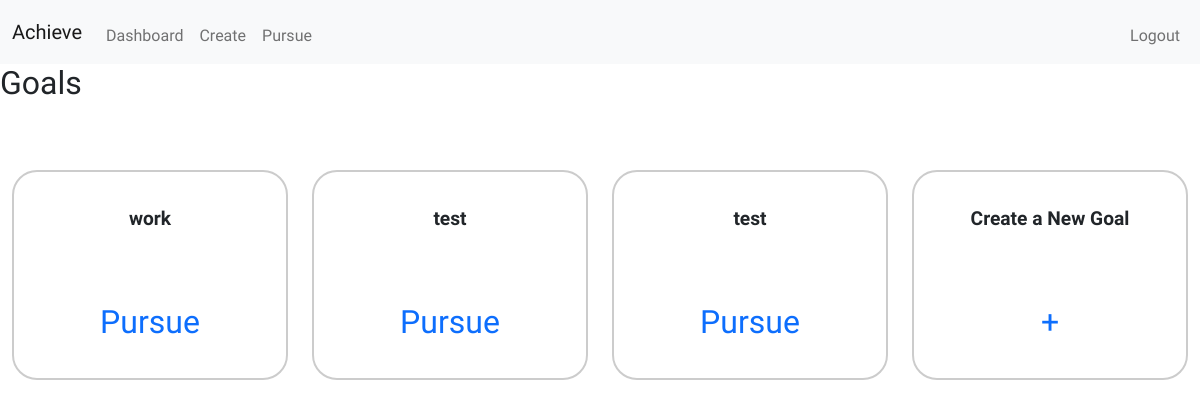
The page /dashboard (signed in) on the database as committed earlier.
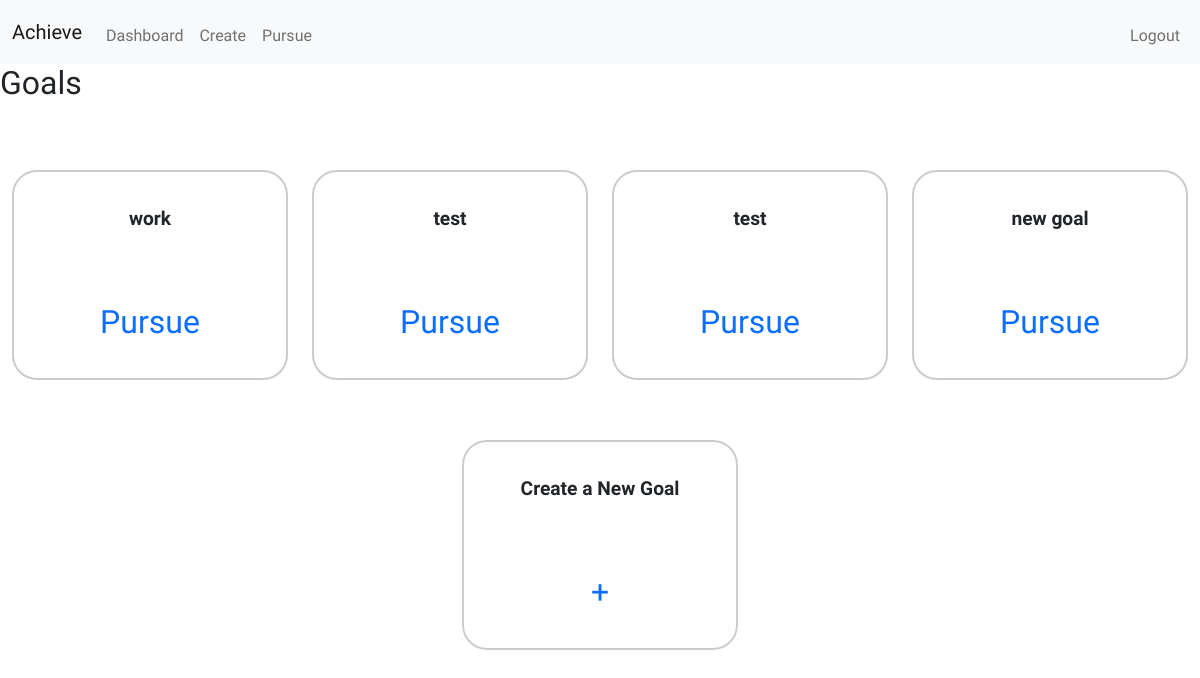
The same page on the database as committed later.
### tables this page shows
CREATE TABLE goal (goal_id INTEGER PRIMARY KEY NOT NULL, goal TEXT NOT NULL, success TEXT NOT NULL, failure TEXT NOT NULL, date_created DATE, deadline DATE, id INTEGER, FOREIGN KEY (id) REFERENCES users(id));

### app.py (the view)
@app.route("/dashboard", methods = ['GET', 'POST'])
def dashboard():
    if session['user_id']:
        rows = db.execute("SELECT goal_id FROM goal WHERE id IN (?)", session["user_id"])
        rows = len(rows)
        goals = db.execute("SELECT goal FROM goal WHERE id IN (?)", session['user_id'])
        return render_template('dashboard.html', rows=rows, goals=goals)
    return redirect('login')

### app.py (called while the page is built)
@app.after_request
def after_request(response):
    response.headers["Cache-Control"] = "no-cache, no-store, must-revalidate"
    response.headers["Expires"] = 0
    response.headers["Pragma"] = "no-cache"
    return response

### templates/dashboard.html (shortened to what this page needs)
{% extends "layout.html" %}
{% block main %}
    <h2>Goals</h2>
    <section class="dashboardContainer">
        {% for i in range(rows) %}
        <section class="dashboardChild">
            <span> {{ goals[i].goal}}</span>
            <a href="/pursue">Pursue</a>
        </section>
        {% endfor %}
        <section class="dashboardChild">
            <span>Create a New Goal</span>
            <a href="/create">+</a>
        </section>
    </section>
{% endblock %}

### templates/layout.html (shortened to what this page needs)
<!DOCTYPE html>
<html lang="en">
    <head>
            <link href="https://cdn.jsdelivr.net/npm/bootstrap@5.2.2/dist/css/bootstrap.min.css" rel="stylesheet">
            <link rel="stylesheet" href="/static/styles.css">
    </head>
    <body>
        <header>
            <nav class="navbar navbar-expand-lg bg-light">
                <div class="container-fluid">
                    <a class="navbar-brand" href="/">Achieve</a>
                    <div class="collapse navbar-collapse" id="navbarNav">
                        {% if session['user_id'] %}
                            <ul class="navbar-nav me-auto mt-2">
                                <li class="nav-item"><a class="nav-link " aria-current="page" href="/dashboard">Dashboard</a></li>
                                <li class="nav-item"><a class="nav-link" href="/create">Create</a></li>
                                <li class="nav-item"><a class="nav-link" href="/pursue">Pursue</a></li>
                            </ul>
                            <ul class="navbar-nav ms-auto mt-2">
                                <li class="nav-item"><a class="nav-link" href="/logout">Logout</a></li>
                            </ul>
                        {% else %}
                            <ul class="navbar-nav ms-auto mt-2">
                                <li class="nav-item"><a class="nav-link" href="/register">Register</a></li>
                                <li class="nav-item"><a class="nav-link" href="/login">Log In</a></li>
                            </ul>
                        {% endif %}
                  </div>
                </div>
              </nav>
        </header>
        <main>
            {% block main %}
            {% endblock %}
        </main>
    </body>
</html>

### static/styles.css (style rules this page uses)
* { margin: 0; padding: 0; box-sizing: border-box; }
body { font-family: 'Sono', 'Helvetica'; min-height: 100vh; width: 100%; }
main { width: 100%; height: 700px; }
.dashboardContainer { display: flex; height: 100%; width: 100%; flex-flow: row wrap; justify-content: space-around; align-content: flex-start; }
.dashboardContainer section { display: flex; border: 2px solid #ccc; border-radius: 25px; height: 30%; width: 23%; margin: 5% 0 0 0 ; flex-flow: column wrap; justify-content: space-around; align-items: center; }
.dashboardChild span { font-size: 1.2rem; font-weight: 700; }
.dashboardChild a { font-size: 2rem; text-decoration: none; }

Rows that differ between the two databases and show on the page:
added goal: goal "new goal"
Other text that changed with them:
new list line: "Pursue"
